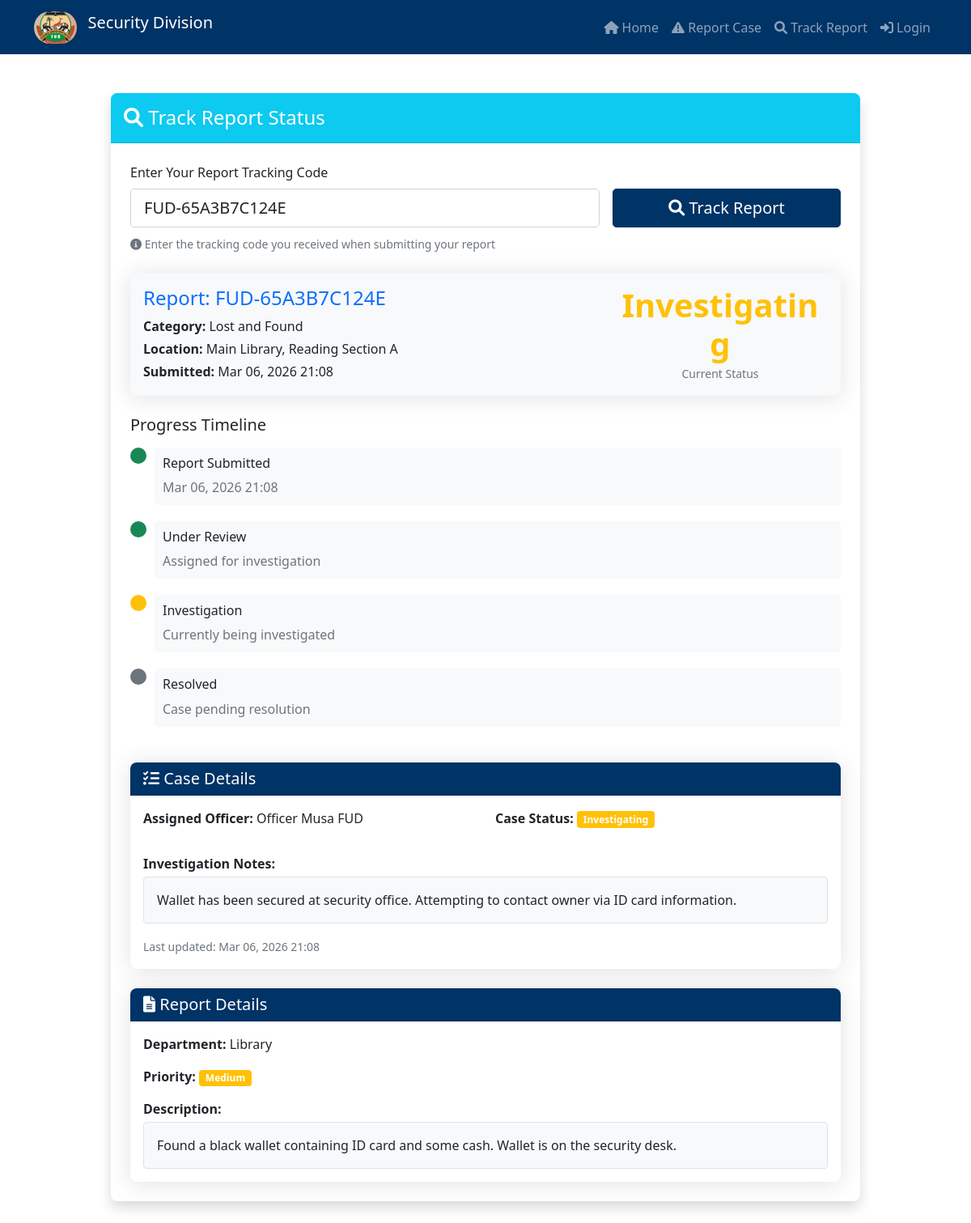
The app's page /track.php?code=FUD-65A3B7C124E with its own data.
### tables this page shows
CREATE TABLE `reports` (
  `id` int(11) NOT NULL AUTO_INCREMENT,
  `report_code` varchar(20) NOT NULL,
  `reporter_name` varchar(100) DEFAULT NULL,
  `contact` varchar(20) DEFAULT NULL,
  `department` varchar(100) NOT NULL,
  `location` varchar(255) NOT NULL,
  `category_id` int(11) DEFAULT NULL,
  `description` text NOT NULL,
  `status` enum('pending','investigating','resolved') DEFAULT 'pending',
  `priority` enum('low','medium','high') DEFAULT 'medium',
  `created_at` timestamp NOT NULL DEFAULT current_timestamp(),
  PRIMARY KEY (`id`),
  UNIQUE KEY `report_code` (`report_code`),
  KEY `category_id` (`category_id`),
  KEY `status` (`status`),
  KEY `created_at` (`created_at`),
  CONSTRAINT `reports_ibfk_1` FOREIGN KEY (`category_id`) REFERENCES `categories` (`id`)
);

CREATE TABLE `categories` (
  `id` int(11) NOT NULL AUTO_INCREMENT,
  `name` varchar(100) NOT NULL,
  `description` text DEFAULT NULL,
  `status` enum('active','inactive') DEFAULT 'active',
  `created_at` timestamp NOT NULL DEFAULT current_timestamp(),
  PRIMARY KEY (`id`)
);

CREATE TABLE `cases` (
  `id` int(11) NOT NULL AUTO_INCREMENT,
  `report_id` int(11) NOT NULL,
  `officer_id` int(11) NOT NULL,
  `notes` text DEFAULT NULL,
  `evidence` text DEFAULT NULL,
  `status` enum('pending','investigating','resolved') DEFAULT 'pending',
  `assigned_at` timestamp NOT NULL DEFAULT current_timestamp(),
  `updated_at` timestamp NOT NULL DEFAULT current_timestamp() ON UPDATE current_timestamp(),
  PRIMARY KEY (`id`),
  KEY `report_id` (`report_id`),
  KEY `officer_id` (`officer_id`),
  KEY `status` (`status`),
  CONSTRAINT `cases_ibfk_1` FOREIGN KEY (`report_id`) REFERENCES `reports` (`id`) ON DELETE CASCADE,
  CONSTRAINT `cases_ibfk_2` FOREIGN KEY (`officer_id`) REFERENCES `users` (`id`)
);

CREATE TABLE `users` (
  `id` int(11) NOT NULL AUTO_INCREMENT,
  `name` varchar(100) NOT NULL,
  `username` varchar(50) NOT NULL,
  `password` varchar(255) NOT NULL,
  `role` enum('CSO','Officer') NOT NULL,
  `contact` varchar(20) DEFAULT NULL,
  `status` enum('active','inactive') DEFAULT 'active',
  `created_at` timestamp NOT NULL DEFAULT current_timestamp(),
  PRIMARY KEY (`id`),
  UNIQUE KEY `username` (`username`)
);

### track.php (the view, shortened to what this page needs)
<?php
require_once 'config/functions.php';
$report = null;
$report_code = '';
if ($_POST || isset($_GET['code'])) {
    $report_code = $_POST['report_code'] ?? $_GET['code'] ?? '';
    $report_code = sanitizeInput($report_code);
    if (!empty($report_code)) {
        $database = new Database();
        $db = $database->getConnection();
        if ($db) {
            $query = "SELECT r.*, c.name as category_name,
                             cat.id as case_id, cat.status as case_status,
                             cat.notes as case_notes, cat.updated_at as case_updated,
                             u.name as officer_name, u.contact as officer_contact
                      FROM reports r
                      LEFT JOIN categories c ON r.category_id = c.id
                      LEFT JOIN cases cat ON r.id = cat.report_id
                      LEFT JOIN users u ON cat.officer_id = u.id
                      WHERE r.report_code = :report_code";
            $stmt = $db->prepare($query);
            $stmt->bindParam(":report_code", $report_code);
            $stmt->execute();
            $report = $stmt->fetch(PDO::FETCH_ASSOC);
        }
    }
}
?>
<?php include 'includes/header.php'; ?>
<?php include 'includes/navbar.php'; ?>
<div class="container py-5">
    <div class="row justify-content-center">
        <div class="col-md-10">
            <div class="card shadow border-0">
                <div class="card-header bg-info text-white py-3">
                    <h4 class="mb-0"><i class="fas fa-search"></i> Track Report Status</h4>
                </div>
                <div class="card-body p-4">
                    <form method="POST" class="mb-4">
                        <div class="row g-3 align-items-end">
                            <div class="col-md-8">
                                <label class="form-label">Enter Your Report Tracking Code</label>
                                <input type="text" class="form-control form-control-lg" name="report_code"
                                       value="<?= htmlspecialchars($report_code) ?>"
                                       placeholder="e.g., FUD-65A3B7C123D" required>
                            </div>
                            <div class="col-md-4">
                                <button type="submit" class="btn btn-primary btn-lg w-100">
                                    <i class="fas fa-search"></i> Track Report
                                </button>
                            </div>
                        </div>
                        <div class="mt-2">
                            <small class="text-muted">
                                <i class="fas fa-info-circle"></i> Enter the tracking code you received when submitting your report
                            </small>
                        </div>
                    </form>
                    <?php if ($report): ?>
                        <div class="tracking-results">
                            <div class="row mb-4">
                                <div class="col-12">
                                    <div class="card border-0 bg-light">
                                        <div class="card-body">
                                            <div class="row align-items-center">
                                                <div class="col-md-8">
                                                    <h4 class="text-primary">Report: <?= htmlspecialchars($report['report_code']) ?></h4>
                                                    <p class="mb-1"><strong>Category:</strong> <?= htmlspecialchars($report['category_name']) ?></p>
                                                    <p class="mb-1"><strong>Location:</strong> <?= htmlspecialchars($report['location']) ?></p>
                                                    <p class="mb-0"><strong>Submitted:</strong> <?= formatDate($report['created_at']) ?></p>
                                                </div>
                                                <div class="col-md-4 text-center">
                                                    <div class="display-6 fw-bold text-<?=
                                                        $report['status'] == 'resolved' ? 'success' :
                                                        ($report['status'] == 'investigating' ? 'warning' : 'secondary')
                                                    ?>">
                                                        <?= ucfirst($report['status']) ?>
                                                    </div>
                                                    <small class="text-muted">Current Status</small>
                                                </div>
                                            </div>
                                        </div>
                                    </div>
                                </div>
                            </div>
                            <div class="row mb-4">
                                <div class="col-12">
                                    <h5 class="mb-3">Progress Timeline</h5>
                                    <div class="timeline">
                                        <div class="timeline-item completed">
                                            <div class="timeline-marker bg-success"></div>
                                            <div class="timeline-content">
                                                <h6>Report Submitted</h6>
                                                <p class="text-muted mb-0"><?= formatDate($report['created_at']) ?></p>
                                            </div>
                                        </div>
                                        <div class="timeline-item <?= $report['case_status'] ? 'completed' : '' ?>">
                                            <div class="timeline-marker <?= $report['case_status'] ? 'bg-success' : 'bg-secondary' ?>"></div>
                                            <div class="timeline-content">
                                                <h6>Under Review</h6>
                                                <p class="text-muted mb-0">
                                                    <?= $report['case_status'] ? 'Assigned for investigation' : 'Pending review by security team' ?>
                                                </p>
                                            </div>
                                        </div>
                                        <div class="timeline-item <?= $report['case_status'] == 'investigating' || $report['case_status'] == 'resolved' ? 'completed' : '' ?>">
                                            <div class="timeline-marker <?= $report['case_status'] == 'investigating' ? 'bg-warning' : ($report['case_status'] == 'resolved' ? 'bg-success' : 'bg-secondary') ?>"></div>
                                            <div class="timeline-content">
                                                <h6>Investigation</h6>
                                                <p class="text-muted mb-0">
                                                    <?= $report['case_status'] == 'investigating' ? 'Currently being investigated' :
                                                       ($report['case_status'] == 'resolved' ? 'Investigation completed' : 'Awaiting investigation') ?>
                                                </p>
                                            </div>
                                        </div>
                                        <div class="timeline-item <?= $report['status'] == 'resolved' ? 'completed' : '' ?>">
                                            <div class="timeline-marker <?= $report['status'] == 'resolved' ? 'bg-success' : 'bg-secondary' ?>"></div>
                                            <div class="timeline-content">
                                                <h6>Resolved</h6>
                                                <p class="text-muted mb-0">
                                                    <?= $report['status'] == 'resolved' ? 'Case has been resolved' : 'Case pending resolution' ?>
                                                </p>
                                            </div>
                                        </div>
                                    </div>
                                </div>
                            </div>
                            <?php if ($report['case_id']): ?>
                            <div class="row">
                                <div class="col-12">
                                    <div class="card border-primary">
                                        <div class="card-header bg-primary text-white">
                                            <h5 class="mb-0"><i class="fas fa-tasks"></i> Case Details</h5>
                                        </div>
                                        <div class="card-body">
                                            <?php if ($report['officer_name']): ?>
                                                <div class="row mb-3">
                                                    <div class="col-md-6">
                                                        <p><strong>Assigned Officer:</strong> <?= htmlspecialchars($report['officer_name']) ?></p>
                                                    </div>
                                                    <div class="col-md-6">
                                                        <p><strong>Case Status:</strong> <?= getStatusBadge($report['case_status']) ?></p>
                                                    </div>
                                                </div>
                                            <?php endif; ?>
                                            <?php if ($report['case_notes']): ?>
                                                <div class="mb-3">
                                                    <strong>Investigation Notes:</strong>
                                                    <div class="border rounded p-3 bg-light mt-1">
                                                        <?= nl2br(htmlspecialchars($report['case_notes'])) ?>
                                                    </div>
                                                </div>
                                            <?php endif; ?>
                                            <p class="text-muted mb-0">
                                                <small>Last updated: <?= formatDate($report['case_updated']) ?></small>
                                            </p>
                                        </div>
                                    </div>
                                </div>
                            </div>
                            <?php endif; ?>
                            <div class="row mt-4">
                                <div class="col-12">
                                    <div class="card">
                                        <div class="card-header">
                                            <h5 class="mb-0"><i class="fas fa-file-alt"></i> Report Details</h5>
                                        </div>
                                        <div class="card-body">
                                            <div class="row">
                                                <div class="col-md-6">
                                                    <p><strong>Department:</strong> <?= htmlspecialchars($report['department']) ?></p>
                                                    <p><strong>Priority:</strong> <?= getPriorityBadge($report['priority']) ?></p>
                                                </div>
                                                <div class="col-md-6">
                                                </div>
                                            </div>
                                            <div class="row">
                                                <div class="col-12">
                                                    <strong>Description:</strong>
                                                    <div class="border rounded p-3 bg-light mt-1">
                                                        <?= nl2br(htmlspecialchars($report['description'])) ?>
                                                    </div>
                                                </div>
                                            </div>
                                        </div>
                                    </div>
                                </div>
                            </div>
                        </div>
                    <?php endif; ?>
                </div>
            </div>
        </div>
    </div>
</div>
<?php include 'includes/footer.php'; ?>

### config/functions.php (shortened to what this page needs)
<?php
function formatDate($date) {
    return date('M d, Y H:i', strtotime($date));
}
function getStatusBadge($status) {
    $badges = [
        'pending' => 'secondary',
        'investigating' => 'warning',
        'resolved' => 'success'
    ];
    return '<span class="badge bg-' . ($badges[$status] ?? 'secondary') . '">' . ucfirst($status) . '</span>';
}
function getPriorityBadge($priority) {
    $badges = [
        'low' => 'success',
        'medium' => 'warning',
        'high' => 'danger'
    ];
    return '<span class="badge bg-' . ($badges[$priority] ?? 'secondary') . '">' . ucfirst($priority) . '</span>';
}
function sanitizeInput($data) {
    return htmlspecialchars(strip_tags(trim($data)));
}
?>

### records on screen
reports: report_code "FUD-65A3B7C124E", category.name "Lost and Found", location "Main Library, Reading Section A", created_at "Mar 06, 2026 21:08", status "Investigating", users.name "Officer Musa FUD", cases.status "Investigating", cases.notes "Wallet has been secured at security office. Attempting to contact owner via ID card information.", cases.updated_at "Mar 06, 2026 21:08", department "Library", priority "Medium", description "Found a black wallet containing ID card and some cash. Wallet is on the security desk."
